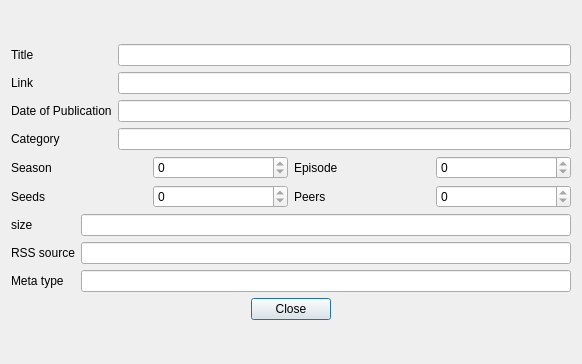
<?xml version="1.0" encoding="UTF-8"?>
<ui version="4.0">
 <class>newTorrentFullInfoDialog</class>
 <widget class="QDialog" name="newTorrentFullInfoDialog">
  <property name="geometry">
   <rect>
    <x>0</x>
    <y>0</y>
    <width>582</width>
    <height>364</height>
   </rect>
  </property>
  <property name="windowTitle">
   <string>Dialog</string>
  </property>
  <layout class="QGridLayout" name="gridLayout">
   <item row="0" column="0">
    <layout class="QVBoxLayout" name="verticalLayout_8">
     <item>
      <layout class="QVBoxLayout" name="verticalLayout_7">
       <item>
        <layout class="QHBoxLayout" name="horizontalLayout_7">
         <item>
          <layout class="QVBoxLayout" name="verticalLayout_4">
           <item>
            <widget class="QLabel" name="label">
             <property name="text">
              <string>Title</string>
             </property>
            </widget>
           </item>
           <item>
            <widget class="QLabel" name="label_2">
             <property name="text">
              <string>Link</string>
             </property>
            </widget>
           </item>
           <item>
            <widget class="QLabel" name="label_3">
             <property name="text">
              <string>Date of Publication</string>
             </property>
            </widget>
           </item>
           <item>
            <widget class="QLabel" name="label_4">
             <property name="text">
              <string>Category</string>
             </property>
            </widget>
           </item>
          </layout>
         </item>
         <item>
          <layout class="QVBoxLayout" name="verticalLayout_3">
           <item>
            <widget class="QLineEdit" name="titleLineEdit">
             <property name="mouseTracking">
              <bool>true</bool>
             </property>
             <property name="readOnly">
              <bool>true</bool>
             </property>
            </widget>
           </item>
           <item>
            <widget class="QLineEdit" name="LinkLineEdit">
             <property name="readOnly">
              <bool>true</bool>
             </property>
            </widget>
           </item>
           <item>
            <widget class="QLineEdit" name="pubDateLineEdit">
             <property name="readOnly">
              <bool>true</bool>
             </property>
            </widget>
           </item>
           <item>
            <widget class="QLineEdit" name="categoryLineEdit">
             <property name="readOnly">
              <bool>true</bool>
             </property>
            </widget>
           </item>
          </layout>
         </item>
        </layout>
       </item>
       <item>
        <layout class="QHBoxLayout" name="horizontalLayout_6">
         <item>
          <layout class="QVBoxLayout" name="verticalLayout">
           <item>
            <layout class="QHBoxLayout" name="horizontalLayout_2">
             <item>
              <widget class="QLabel" name="label_5">
               <property name="text">
                <string>Season</string>
               </property>
              </widget>
             </item>
             <item>
              <widget class="QSpinBox" name="seasonSpinBox">
               <property name="readOnly">
                <bool>true</bool>
               </property>
              </widget>
             </item>
            </layout>
           </item>
           <item>
            <layout class="QHBoxLayout" name="horizontalLayout_3">
             <item>
              <widget class="QLabel" name="label_7">
               <property name="text">
                <string>Seeds</string>
               </property>
              </widget>
             </item>
             <item>
              <widget class="QSpinBox" name="seedsSpinBox">
               <property name="readOnly">
                <bool>true</bool>
               </property>
              </widget>
             </item>
            </layout>
           </item>
          </layout>
         </item>
         <item>
          <layout class="QVBoxLayout" name="verticalLayout_2">
           <item>
            <layout class="QHBoxLayout" name="horizontalLayout_4">
             <item>
              <widget class="QLabel" name="label_6">
               <property name="text">
                <string>Episode</string>
               </property>
              </widget>
             </item>
             <item>
              <widget class="QSpinBox" name="episodeSpinBox">
               <property name="readOnly">
                <bool>true</bool>
               </property>
              </widget>
             </item>
            </layout>
           </item>
           <item>
            <layout class="QHBoxLayout" name="horizontalLayout_5">
             <item>
              <widget class="QLabel" name="label_8">
               <property name="text">
                <string>Peers</string>
               </property>
              </widget>
             </item>
             <item>
              <widget class="QSpinBox" name="peersSpinBox">
               <property name="readOnly">
                <bool>true</bool>
               </property>
              </widget>
             </item>
            </layout>
           </item>
          </layout>
         </item>
        </layout>
       </item>
       <item>
        <layout class="QHBoxLayout" name="horizontalLayout_8">
         <item>
          <layout class="QVBoxLayout" name="verticalLayout_5">
           <item>
            <widget class="QLabel" name="label_9">
             <property name="text">
              <string>size</string>
             </property>
            </widget>
           </item>
           <item>
            <widget class="QLabel" name="label_10">
             <property name="text">
              <string>RSS source</string>
             </property>
            </widget>
           </item>
           <item>
            <widget class="QLabel" name="label_11">
             <property name="text">
              <string>Meta type</string>
             </property>
            </widget>
           </item>
          </layout>
         </item>
         <item>
          <layout class="QVBoxLayout" name="verticalLayout_6">
           <item>
            <widget class="QLineEdit" name="sizeLineEdit">
             <property name="readOnly">
              <bool>true</bool>
             </property>
            </widget>
           </item>
           <item>
            <widget class="QLineEdit" name="sourceLineEdit">
             <property name="readOnly">
              <bool>true</bool>
             </property>
            </widget>
           </item>
           <item>
            <widget class="QLineEdit" name="metatypeLineEdit">
             <property name="readOnly">
              <bool>true</bool>
             </property>
            </widget>
           </item>
          </layout>
         </item>
        </layout>
       </item>
      </layout>
     </item>
     <item>
      <layout class="QHBoxLayout" name="horizontalLayout">
       <item>
        <spacer name="horizontalSpacer">
         <property name="orientation">
          <enum>Qt::Horizontal</enum>
         </property>
         <property name="sizeHint" stdset="0">
          <size>
           <width>40</width>
           <height>20</height>
          </size>
         </property>
        </spacer>
       </item>
       <item>
        <widget class="QPushButton" name="closePushButton">
         <property name="text">
          <string>Close</string>
         </property>
        </widget>
       </item>
       <item>
        <spacer name="horizontalSpacer_2">
         <property name="orientation">
          <enum>Qt::Horizontal</enum>
         </property>
         <property name="sizeHint" stdset="0">
          <size>
           <width>40</width>
           <height>20</height>
          </size>
         </property>
        </spacer>
       </item>
      </layout>
     </item>
    </layout>
   </item>
  </layout>
 </widget>
 <resources/>
 <connections>
  <connection>
   <sender>closePushButton</sender>
   <signal>clicked()</signal>
   <receiver>newTorrentFullInfoDialog</receiver>
   <slot>close()</slot>
   <hints>
    <hint type="sourcelabel">
     <x>291</x>
     <y>339</y>
    </hint>
    <hint type="destinationlabel">
     <x>290</x>
     <y>181</y>
    </hint>
   </hints>
  </connection>
 </connections>
</ui>
